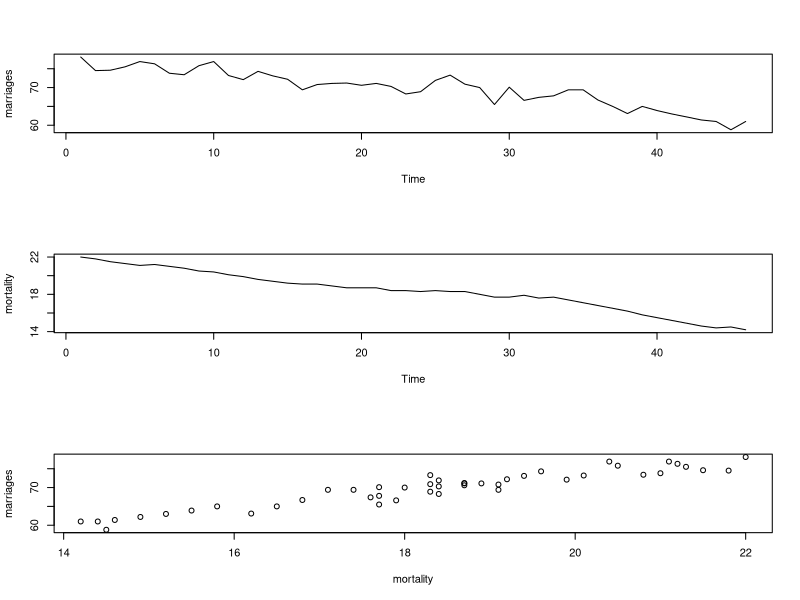
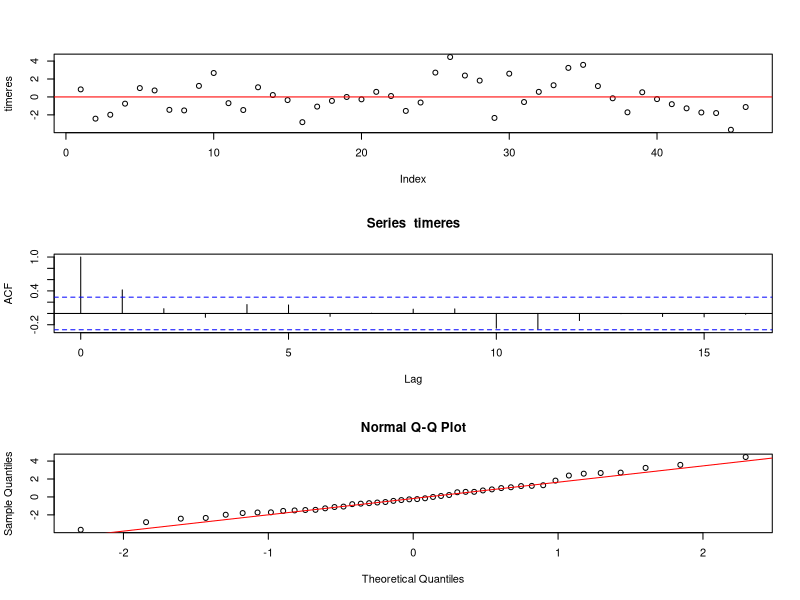
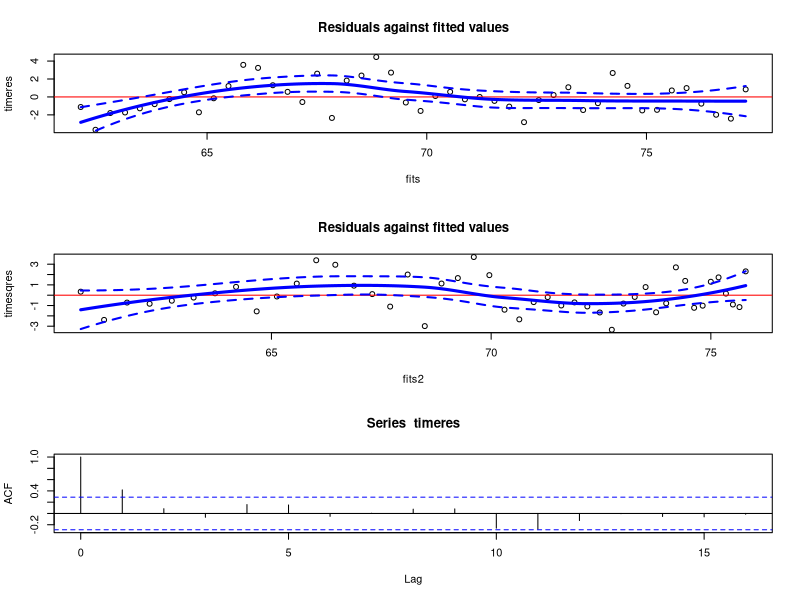
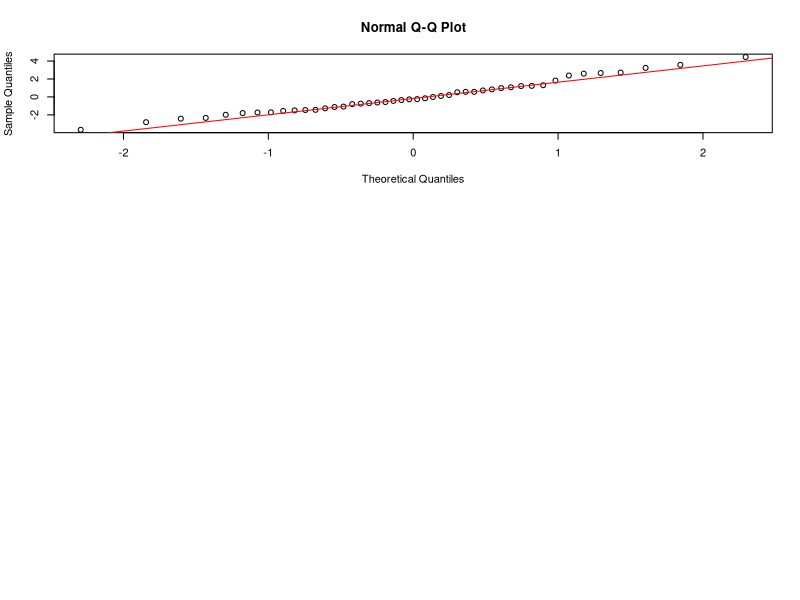

Recreate these plots in R, in order.
mortality<-scan("yule1.dat", skip=12)
marriages<-scan("yule2.dat", skip=12)
time<-1866:1911

par(mfrow=c(3,1))
plot.ts(marriages)
plot.ts(mortality)
plot(marriages~mortality)

timefit<-lm(marriages~time)
anova(timefit)
summary(timefit)
AIC(timefit)

timeres<-residuals(timefit)
plot(timeres)
abline(h=0, col="red")
acf(timeres)
qqnorm(timeres)
qqline(timeres, col="red")

fits<-timefit$fitted.values
plot(fits,timeres,main="Residuals against fitted values")
abline(h=0, col="red")
loess.fit<-loess(y~x, data.frame(x=fits,y=timeres)) 
yhat.grid<-seq(from=min(fits),to=max(fits),length=200) 
tmp<-predict(loess.fit,newdata=data.frame(x=yhat.grid), se=T) 
lines(yhat.grid,tmp$fit,lwd=3, col="blue")
lines(yhat.grid,tmp$fit-2*tmp$se.fit, lwd=2, lty=2, col="blue")
lines(yhat.grid,tmp$fit+2*tmp$se.fit, lwd=2, lty=2, col="blue")

timesq<-time^2
timefitsq<-lm(marriages~time+timesq)
anova(timefitsq) 
summary(timefitsq)
AIC(timefitsq)

timesqres<-residuals(timefitsq) ##
fits2<-timefitsq$fitted.values ##
plot(fits2,timesqres,main="Residuals against fitted values") ##
abline(h=0, col="red")
loess.fit<-loess(y~x, data.frame(x=fits2,y=timesqres)) ## 
yhat.grid<-seq(from=min(fits2),to=max(fits2),length=200) ## 
tmp<-predict(loess.fit,newdata=data.frame(x=yhat.grid), se=T) 
lines(yhat.grid,tmp$fit,lwd=3, col="blue")
lines(yhat.grid,tmp$fit-2*tmp$se.fit, lwd=2, lty=2, col="blue")
lines(yhat.grid,tmp$fit+2*tmp$se.fit, lwd=2, lty=2, col="blue")

acf(timeres)
qqnorm(timeres)
qqline(timeres, col="red")

comparefit<-lm(marriages~mortality)
anova(comparefit)
summary(comparefit)
AIC(comparefit)



